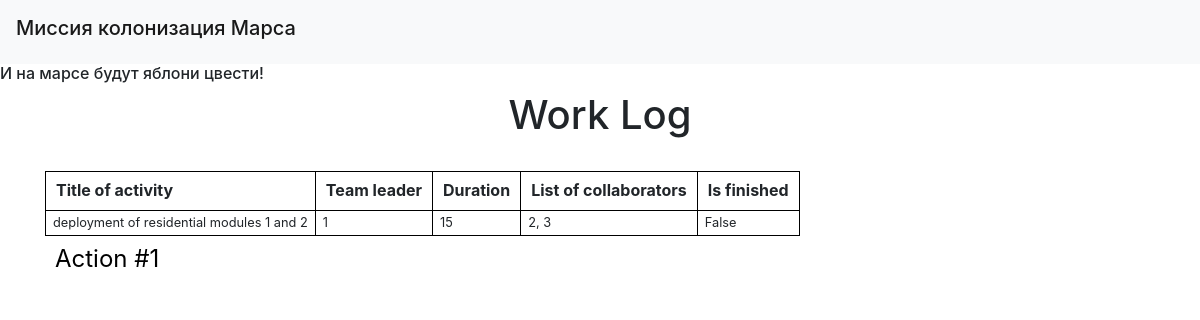
The page /index on the database as committed earlier.
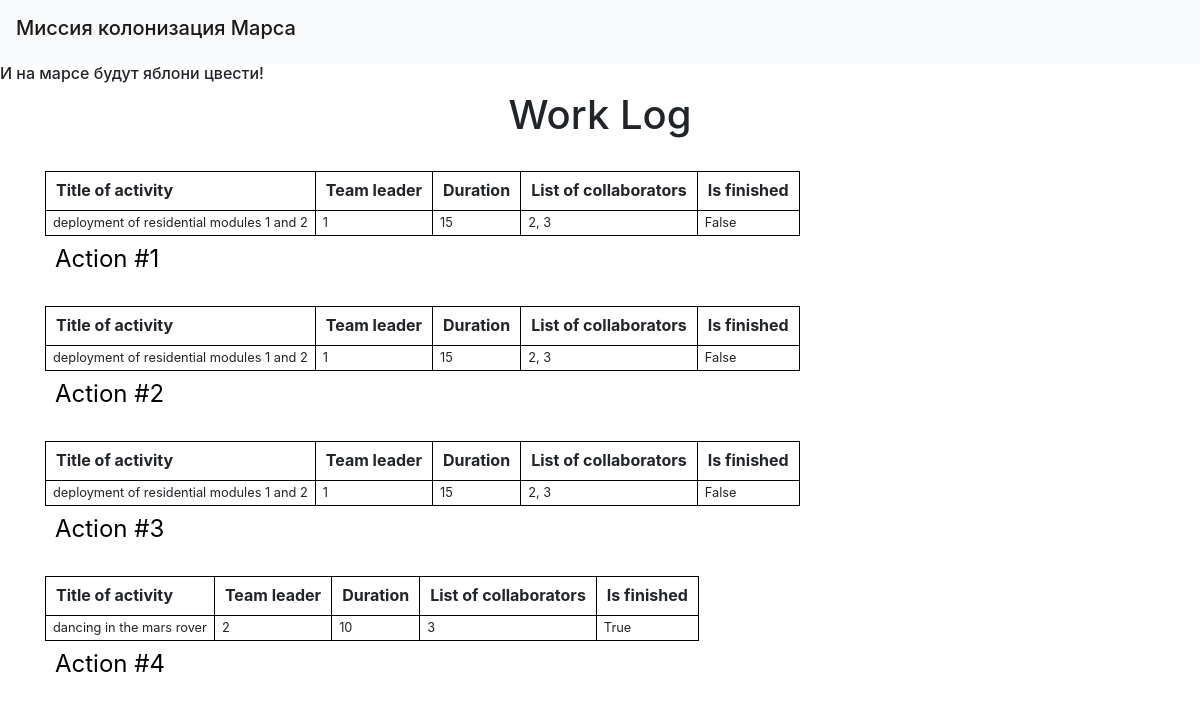
The same page on the database as committed later.
### data/news.py (models this page shows)
class News(SqlAlchemyBase):
    __tablename__ = 'news'
    id = sqlalchemy.Column(sqlalchemy.Integer,
                           primary_key=True, autoincrement=True)
    team_leader = sqlalchemy.Column(sqlalchemy.Integer, sqlalchemy.ForeignKey("users.id"))
    job = sqlalchemy.Column(sqlalchemy.String)
    work_size = sqlalchemy.Column(sqlalchemy.Integer)
    collaborators = sqlalchemy.Column(sqlalchemy.String)
    start_date = sqlalchemy.Column(sqlalchemy.DateTime)
    end_date = sqlalchemy.Column(sqlalchemy.DateTime)
    is_finished = sqlalchemy.Column(sqlalchemy.Boolean)
    user = orm.relationship('User')

### main.py (the view)
@app.route('/')
@app.route('/index')
def index():
    db_sess = db_session.create_session()
    news = db_sess.query(News).all()
    return render_template("index.html", news=news)

### data/db_session.py (called while the page is built)
def create_session() -> Session:
    global __factory
    return __factory()

### templates/index.html
{% extends "base.html" %}
{% block content %}
<h1 align="center">Work Log</h1>
{% for item in news %}
<table>
<caption>Action #{{item.id}}</caption>
  <tr>
    <th>Title of activity</th>
    <th>Team leader</th>
    <th>Duration</th>
    <th>List of collaborators</th>
    <th>Is finished</th>
  </tr>
  <tr>
    <td>{{item.job}}</td>
      <td>{{item.team_leader}}</td>
      <td>{{item.work_size}}</td>
      <td>{{item.collaborators}}</td>
      <td>{{item.is_finished}}</td>
  </tr><br>
</table>
{% endfor %}
{% endblock %}

### templates/base.html (shortened to what this page needs)
<!DOCTYPE html>
<html lang="en">
<head>
    <link rel="stylesheet"
          href="https://stackpath.bootstrapcdn.com/bootstrap/4.4.1/css/bootstrap.min.css"
>
    <link rel="stylesheet" href="../static/css/style.css">
</head>
<body>
<header>
    <nav class="navbar navbar-light bg-light">
        <h1 class="navbar-brand" href="#">Миссия колонизация Марса</h1>
    </nav>
</header>
<h6>И на марсе будут яблони цвести!</h6>
<main role="main" class="container">
    {% block content %}{% endblock %}
</main>
</body>
</html>

### static/css/style.css (style rules this page uses)
table { border-collapse: collapse; line-height: 1.1; }
caption { font-size: 1.5rem; padding: 10px; color: #000000; }
th { padding: 10px; border: 1px solid #000000; }
td { font-size: 0.8em; padding: 5px 7px; border: 1px solid #000000; }

Rows that differ between the two databases and show on the page:
added News: id "2", job "deployment of residential modules 1 and 2", team_leader "1", work_size "15", collaborators "2, 3", is_finished "False"
added News: id "3", job "deployment of residential modules 1 and 2", team_leader "1", work_size "15", collaborators "2, 3", is_finished "False"
added News: id "4", job "dancing in the mars rover", team_leader "2", work_size "10", collaborators "3", is_finished "True"
